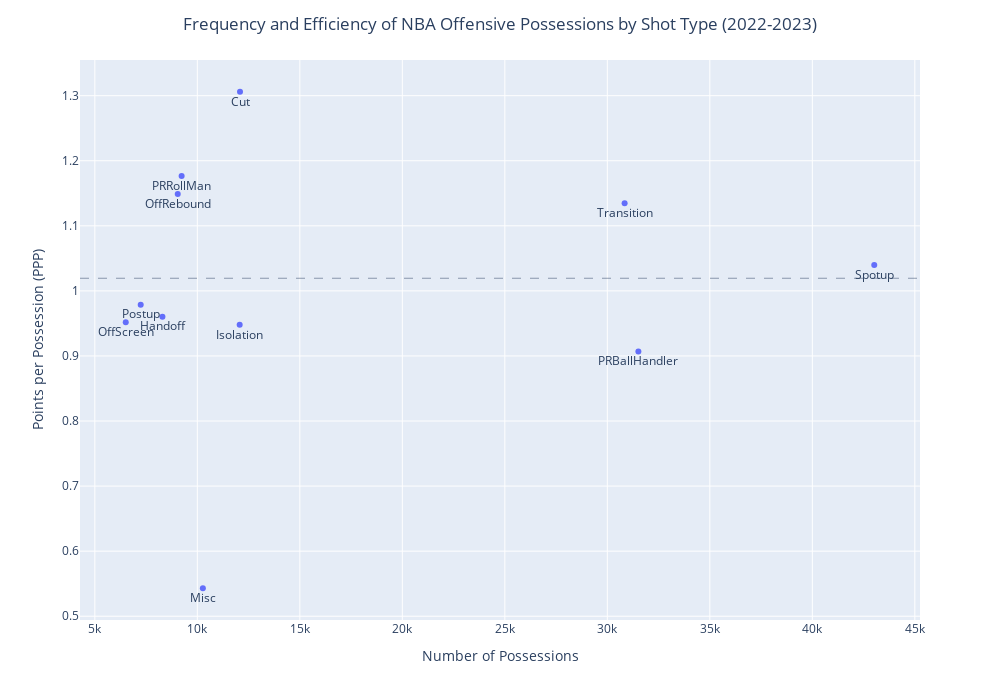

Source (notebook cell):
### Markdown cell above
Now that we have volume and efficiency data for each shot type, let's graph our results.

### Code cell
import plotly.express as px
fig = px.scatter(df_play_type_PPP, x='POSS', y='PPP', text='PLAY_TYPE', width=1000, height=700)
fig.update_layout(title_text='Frequency and Efficiency of NBA Offensive Possessions by Shot Type (2022-2023)', title_x=0.5)
fig.update_traces(textposition='bottom center')
fig.add_hline(y=league_average_ppp, line_dash='dash', line_width = 0.5)
fig.update_xaxes(title_text='Number of Possessions')
fig.update_yaxes(title_text='Points per Possession (PPP)')
fig.show()

### Figure 1 — Plotly figure (JSON) as saved in the notebook; plotly's stock layout.template omitted (floating-point values rounded to 4 significant figures)
{"data": [{"hovertemplate": "POSS=%{x}<br>PPP=%{y}<br>PLAY_TYPE=%{text}<extra></extra>", "legendgroup": "", "marker": {"color": "#636efa", "symbol": "circle"}, "mode": "markers+text", "name": "", "orientation": "v", "showlegend": false, "text": ["Cut", "Handoff", "Isolation", "Misc", "OffRebound", "OffScreen", "PRBallHandler", "PRRollMan", "Postup", "Spotup", "Transition"], "textposition": "bottom center", "type": "scatter", "x": [12082, 8298, 12065, 10269, 9044, 6508, 31514, 9234, 7238, 43021, 30843], "xaxis": "x", "y": [1.306, 0.9604, 0.9479, 0.543, 1.149, 0.9519, 0.9069, 1.177, 0.9788, 1.04, 1.135], "yaxis": "y"}], "layout": {"height": 700, "legend": {"tracegroupgap": 0}, "margin": {"t": 60}, "shapes": [{"line": {"dash": "dash", "width": 0.5}, "type": "line", "x0": 0, "x1": 1, "xref": "x domain", "y0": 1.019, "y1": 1.019, "yref": "y"}], "title": {"text": "Frequency and Efficiency of NBA Offensive Possessions by Shot Type (2022-2023)", "x": 0.5}, "width": 1000, "xaxis": {"anchor": "y", "domain": [0, 1], "title": {"text": "Number of Possessions"}}, "yaxis": {"anchor": "x", "domain": [0, 1], "title": {"text": "Points per Possession (PPP)"}}}}
